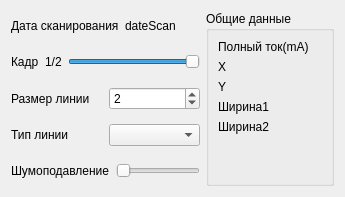
   <widget class="QWidget" name="tab">
    <attribute name="title">
     <string>Файл</string>
    </attribute>
    <layout class="QGridLayout" name="gridLayout_4">
     <item row="1" column="1">
      <widget class="QSlider" name="frameSlider">
       <property name="toolTip">
        <string>&lt;html&gt;&lt;head/&gt;&lt;body&gt;&lt;p&gt;Переключение между кадрами.&lt;/p&gt;&lt;/body&gt;&lt;/html&gt;</string>
       </property>
       <property name="maximum">
        <number>1</number>
       </property>
       <property name="value">
        <number>1</number>
       </property>
       <property name="orientation">
        <enum>Qt::Horizontal</enum>
       </property>
      </widget>
     </item>
     <item row="2" column="0" colspan="2">
      <layout class="QHBoxLayout" name="horizontalLayout_20">
       <item>
        <widget class="QLabel" name="label_26">
         <property name="sizePolicy">
          <sizepolicy hsizetype="Preferred" vsizetype="Expanding">
           <horstretch>0</horstretch>
           <verstretch>0</verstretch>
          </sizepolicy>
         </property>
         <property name="text">
          <string>Размер линии</string>
         </property>
        </widget>
       </item>
       <item>
        <widget class="QSpinBox" name="sizeBox">
         <property name="minimum">
          <number>1</number>
         </property>
         <property name="value">
          <number>2</number>
         </property>
        </widget>
       </item>
      </layout>
     </item>
     <item row="3" column="0" colspan="2">
      <layout class="QHBoxLayout" name="horizontalLayout_21">
       <item>
        <widget class="QLabel" name="label_27">
         <property name="sizePolicy">
          <sizepolicy hsizetype="Preferred" vsizetype="Expanding">
           <horstretch>0</horstretch>
           <verstretch>0</verstretch>
          </sizepolicy>
         </property>
         <property name="text">
          <string>Тип линии</string>
         </property>
        </widget>
       </item>
       <item>
        <widget class="QComboBox" name="lineTypeBox">
         <property name="sizePolicy">
          <sizepolicy hsizetype="Preferred" vsizetype="Fixed">
           <horstretch>0</horstretch>
           <verstretch>0</verstretch>
          </sizepolicy>
         </property>
         <property name="minimumSize">
          <size>
           <width>0</width>
           <height>0</height>
          </size>
         </property>
         <property name="maximumSize">
          <size>
           <width>16777215</width>
           <height>16777215</height>
          </size>
         </property>
         <property name="toolTip">
          <string>Сплошная              
Штриховая          
Пунктирная                  
Штрихпунктирная           
Штрихпунктирная с двумя точками</string>
         </property>
        </widget>
       </item>
      </layout>
     </item>
     <item row="1" column="0">
      <layout class="QHBoxLayout" name="horizontalLayout">
       <item>
        <widget class="QLabel" name="label">
         <property name="sizePolicy">
          <sizepolicy hsizetype="Minimum" vsizetype="Expanding">
           <horstretch>0</horstretch>
           <verstretch>0</verstretch>
          </sizepolicy>
         </property>
         <property name="text">
          <string>Кадр</string>
         </property>
        </widget>
       </item>
       <item>
        <widget class="QLabel" name="frameNumberLabel">
         <property name="sizePolicy">
          <sizepolicy hsizetype="Minimum" vsizetype="Maximum">
           <horstretch>0</horstretch>
           <verstretch>0</verstretch>
          </sizepolicy>
         </property>
         <property name="text">
          <string>1/2</string>
         </property>
        </widget>
       </item>
      </layout>
     </item>
     <item row="4" column="0" colspan="2">
      <layout class="QHBoxLayout" name="horizontalLayout_25">
       <item>
        <widget class="QLabel" name="label_28">
         <property name="sizePolicy">
          <sizepolicy hsizetype="Preferred" vsizetype="Expanding">
           <horstretch>0</horstretch>
           <verstretch>0</verstretch>
          </sizepolicy>
         </property>
         <property name="toolTip">
          <string>&lt;html&gt;&lt;head/&gt;&lt;body&gt;&lt;p&gt;Процент шума в сигнале.&lt;/p&gt;&lt;/body&gt;&lt;/html&gt;</string>
         </property>
         <property name="text">
          <string>Шумоподавление</string>
         </property>
        </widget>
       </item>
       <item>
        <widget class="QSlider" name="noiseReductionSlider">
         <property name="toolTip">
          <string>&lt;html&gt;&lt;head/&gt;&lt;body&gt;&lt;p&gt;Процент шума в сигнале.&lt;/p&gt;&lt;/body&gt;&lt;/html&gt;</string>
         </property>
         <property name="maximum">
          <number>10000</number>
         </property>
         <property name="orientation">
          <enum>Qt::Horizontal</enum>
         </property>
        </widget>
       </item>
      </layout>
     </item>
     <item row="0" column="2" rowspan="5">
      <widget class="QGroupBox" name="groupBox_2">
       <property name="sizePolicy">
        <sizepolicy hsizetype="Preferred" vsizetype="Preferred">
         <horstretch>0</horstretch>
         <verstretch>0</verstretch>
        </sizepolicy>
       </property>
       <property name="title">
        <string>Общие данные</string>
       </property>
       <layout class="QGridLayout" name="gridLayout_5">
        <item row="0" column="0">
         <layout class="QHBoxLayout" name="horizontalLayout_30">
          <item>
           <widget class="QLabel" name="label_31">
            <property name="toolTip">
             <string>Средний ток по двум ножкам на все интервале.
(mA)</string>
            </property>
            <property name="text">
             <string>Полный ток(mA)</string>
            </property>
           </widget>
          </item>
          <item>
           <widget class="QLabel" name="commonCurrentLabel">
            <property name="font">
             <font>
              <weight>75</weight>
              <bold>true</bold>
             </font>
            </property>
            <property name="toolTip">
             <string>Средний ток по двум ножкам на все интервале.
(mA)</string>
            </property>
            <property name="text">
             <string/>
            </property>
            <property name="textInteractionFlags">
             <set>Qt::LinksAccessibleByMouse|Qt::TextSelectableByMouse</set>
            </property>
           </widget>
          </item>
         </layout>
        </item>
        <item row="1" column="0">
         <layout class="QHBoxLayout" name="horizontalLayout_31">
          <item>
           <widget class="QLabel" name="label_32">
            <property name="toolTip">
             <string>Положение максимума.
(mm)</string>
            </property>
            <property name="text">
             <string>Х</string>
            </property>
           </widget>
          </item>
          <item>
           <widget class="QLabel" name="commonXLabel">
            <property name="font">
             <font>
              <weight>75</weight>
              <bold>true</bold>
             </font>
            </property>
            <property name="toolTip">
             <string>Положение максимума.
(mm)</string>
            </property>
            <property name="text">
             <string/>
            </property>
            <property name="textInteractionFlags">
             <set>Qt::LinksAccessibleByMouse|Qt::TextSelectableByMouse</set>
            </property>
           </widget>
          </item>
         </layout>
        </item>
        <item row="4" column="0">
         <layout class="QHBoxLayout" name="horizontalLayout_34">
          <item>
           <widget class="QLabel" name="label_35">
            <property name="toolTip">
             <string>Ширина на второй ножке.
(mm)</string>
            </property>
            <property name="text">
             <string>Ширина2</string>
            </property>
           </widget>
          </item>
          <item>
           <widget class="QLabel" name="commonWidth2Label">
            <property name="toolTip">
             <string>Ширина на второй ножке.
(mm)</string>
            </property>
            <property name="text">
             <string/>
            </property>
            <property name="textInteractionFlags">
             <set>Qt::LinksAccessibleByMouse|Qt::TextSelectableByMouse</set>
            </property>
           </widget>
          </item>
         </layout>
        </item>
        <item row="3" column="0">
         <layout class="QHBoxLayout" name="horizontalLayout_33">
          <item>
           <widget class="QLabel" name="label_34">
            <property name="toolTip">
             <string>Ширина на первой ножке.
(mm)</string>
            </property>
            <property name="text">
             <string>Ширина1</string>
            </property>
           </widget>
          </item>
          <item>
           <widget class="QLabel" name="commonWidth1Label">
            <property name="toolTip">
             <string>Ширина на первой ножке.
(mm)</string>
            </property>
            <property name="text">
             <string/>
            </property>
            <property name="textInteractionFlags">
             <set>Qt::LinksAccessibleByMouse|Qt::TextSelectableByMouse</set>
            </property>
           </widget>
          </item>
         </layout>
        </item>
        <item row="2" column="0">
         <layout class="QHBoxLayout" name="horizontalLayout_32">
          <item>
           <widget class="QLabel" name="label_33">
            <property name="toolTip">
             <string>Положение максимума.</string>
            </property>
            <property name="text">
             <string>Y</string>
            </property>
           </widget>
          </item>
          <item>
           <widget class="QLabel" name="commonYLabel">
            <property name="font">
             <font>
              <weight>75</weight>
              <bold>true</bold>
             </font>
            </property>
            <property name="toolTip">
             <string>Положение максимума.
(mm)</string>
            </property>
            <property name="text">
             <string/>
            </property>
            <property name="textInteractionFlags">
             <set>Qt::LinksAccessibleByMouse|Qt::TextSelectableByMouse</set>
            </property>
           </widget>
          </item>
         </layout>
        </item>
        <item row="5" column="0">
         <spacer name="verticalSpacer">
          <property name="orientation">
           <enum>Qt::Vertical</enum>
          </property>
          <property name="sizeHint" stdset="0">
           <size>
            <width>20</width>
            <height>40</height>
           </size>
          </property>
         </spacer>
        </item>
       </layout>
      </widget>
     </item>
     <item row="0" column="0" colspan="2">
      <layout class="QHBoxLayout" name="horizontalLayout_3">
       <item>
        <widget class="QLabel" name="label_3">
         <property name="sizePolicy">
          <sizepolicy hsizetype="Preferred" vsizetype="Expanding">
           <horstretch>0</horstretch>
           <verstretch>0</verstretch>
          </sizepolicy>
         </property>
         <property name="text">
          <string>Дата сканирования</string>
         </property>
        </widget>
       </item>
       <item>
        <widget class="QLabel" name="scanDateLabel">
         <property name="text">
          <string>dateScan</string>
         </property>
         <property name="textInteractionFlags">
          <set>Qt::LinksAccessibleByMouse|Qt::TextSelectableByKeyboard|Qt::TextSelectableByMouse</set>
         </property>
        </widget>
       </item>
      </layout>
     </item>
    </layout>
   </widget>
